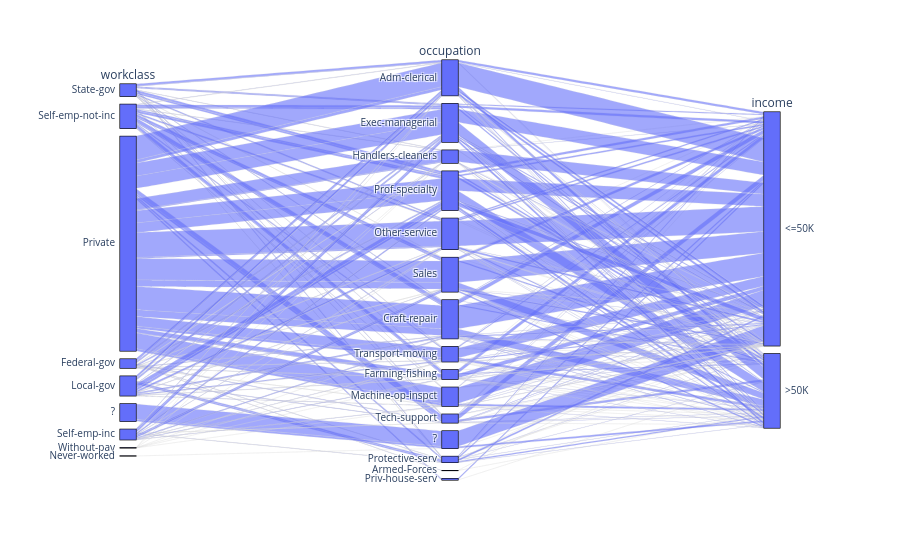

The cell this chart's notebook holds for it:
### Code cell
grafico_census3 = px.parallel_categories(
    base_census, dimensions=["workclass", "occupation", "income"]
)
grafico_census3.show()

### Figure 1 — Plotly figure (JSON) as saved in the notebook; plotly's stock layout.template omitted (floating-point values rounded to 4 significant figures; data arrays with more than 128 entries replaced by an {"elided": "..."} marker saying what was removed)
{"data": [{"dimensions": [{"label": "workclass", "values": {"elided": "32561 str values"}}, {"label": "occupation", "values": {"elided": "32561 str values"}}, {"label": "income", "values": {"elided": "32561 str values"}}], "domain": {"x": [0, 1], "y": [0, 1]}, "name": "", "type": "parcats"}], "layout": {"legend": {"tracegroupgap": 0}, "margin": {"t": 60}}}
